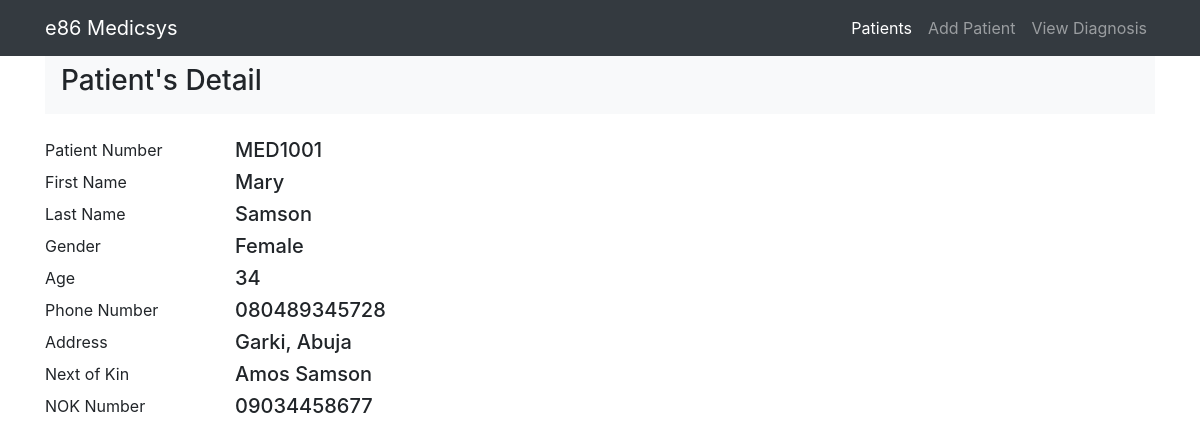
Screenshot of /medicapp/patient_detail.php?patient=1 with the database file from the repository.
### tables this page shows
CREATE TABLE IF NOT EXISTS `patients` (
`id` int(11) NOT NULL,
  `patient_no` varchar(11) NOT NULL,
  `first_name` text NOT NULL,
  `last_name` text NOT NULL,
  `age` int(11) NOT NULL,
  `gender` varchar(10) NOT NULL,
  `address` text NOT NULL,
  `phone` varchar(20) NOT NULL,
  `next_of_kin` text NOT NULL,
  `nok_phone` varchar(20) NOT NULL
);

### medicapp/patient_detail.php (the view, shortened to what this page needs)
<?php include('process.php'); ?>
<!DOCTYPE html>
<html lang="en">
<head>
   <link rel="stylesheet" href="https://stackpath.bootstrapcdn.com/bootstrap/4.5.2/css/bootstrap.min.css"
>
</head>
<body>
   <nav class="navbar navbar-expand-lg navbar-dark bg-dark">
   <div class="container">
      <a class="navbar-brand" href="index.php">e86 Medicsys</a>
      <div class="collapse navbar-collapse" id="navbarNavDropdown">
         <ul class="navbar-nav ml-auto">
            <li class="nav-item active">
               <a class="nav-link" href="index.php">Patients <span class="sr-only">(current)</span></a>
            </li>
            <li class="nav-item">
               <a class="nav-link" href="add_patients.php">Add Patient</a>
            </li>
            <li class="nav-item">
               <a class="nav-link" href="all_diagnosis.php">View Diagnosis</a>
            </li>
         </ul>
      </div>
   </div>
   </nav>
      <?php
         if (isset($_GET['patient'])) {
            $id = $_GET['patient'];
            $query = "SELECT * FROM patients WHERE id=$id";
            $result = mysqli_query($db_connect, $query);
            if (count($result)==1) {
               $row = $result->fetch_array();
            }
         };
      ?>
        <div class="container">
            <nav class="navbar navbar-light bg-light">
            <h3> Patient's Detail </h3>
            </nav> <br>
         <div class="row">
            <div class="col-sm-12 col-md-2">
            <label for="">Patient Number</label>
            </div>
            <div class="col-sm-12 col-md-10">
            <h5><?php echo $row['patient_no'];  ?></h5>
            </div>
         </div>
         <div class="row">
            <div class="col-sm-12 col-md-2">
            <label for="">First Name</label>
            </div>
            <div class="col-sm-12 col-md-10">
            <h5><?php echo $row['first_name'];  ?></h5>
            </div>
         </div>
         <div class="row">
            <div class="col-sm-12 col-md-2">
            <label for="">Last Name</label>
            </div>
            <div class="col-sm-12 col-md-10">
            <h5><?php echo $row['last_name'];  ?></h5>
            </div>
         </div>
         <div class="row">
            <div class="col-sm-12 col-md-2">
            <label for="">Gender</label>
            </div>
            <div class="col-sm-12 col-md-10">
            <h5><?php echo $row['gender'];  ?></h5>
            </div>
         </div>
         <div class="row">
            <div class="col-sm-12 col-md-2">
            <label for="">Age</label>
            </div>
            <div class="col-sm-12 col-md-10">
            <h5><?php echo $row['age'];  ?></h5>
            </div>
         </div>
         <div class="row">
            <div class="col-sm-12 col-md-2">
            <label for="">Phone Number</label>
            </div>
            <div class="col-sm-12 col-md-10">
            <h5><?php echo $row['phone'];  ?></h5>
            </div>
         </div>
         <div class="row">
            <div class="col-sm-12 col-md-2">
            <label for="">Address</label>
            </div>
            <div class="col-sm-12 col-md-10">
            <h5><?php echo $row['address'];  ?></h5>
            </div>
         </div>
         <div class="row">
            <div class="col-sm-12 col-md-2">
            <label for="">Next of Kin</label>
            </div>
            <div class="col-sm-12 col-md-10">
            <h5><?php echo $row['next_of_kin'];  ?></h5>
            </div>
         </div>
         <div class="row">
            <div class="col-sm-12 col-md-2">
            <label for="">NOK Number</label>
            </div>
            <div class="col-sm-12 col-md-10">
            <h5><?php echo $row['nok_phone'];  ?></h5>
            </div>
         </div>
      </div>
</body>
</html>

### rows the page displays
patients: patient_no "MED1001", first_name "Mary", last_name "Samson", gender "Female", age "34", phone "080489345728", address "Garki, Abuja", next_of_kin "Amos Samson", nok_phone "09034458677"
